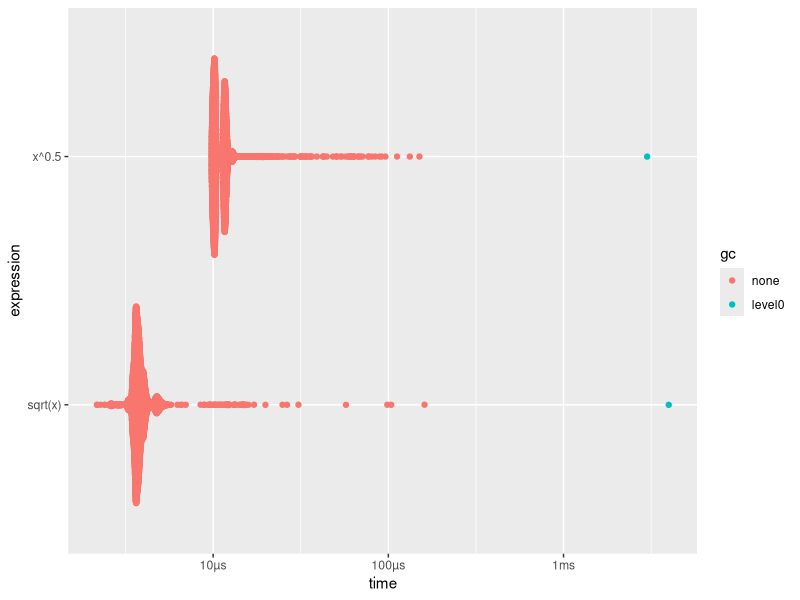

The R source for this figure:
## ---- chunk 1
x <- runif(1000)
sqrt_bench <- bench::mark(
  sqrt(x),
  x ^ 0.5
)

sqrt_bench
## ---- chunk 2
colnames(sqrt_bench)
## ---- chunk 3
library(ggplot2)
library(ggbeeswarm)
library(tidyr)
## ---- chunk 4
plot(sqrt_bench) # requires ggplot2, tidyr and ggbeeswarm to be installed 
## ---- chunk 5
bm <- bench::mark(
  sqrt(x),
  x ^ 0.5,
  x ^ (1 / 2),
  exp(log(x) / 2)
)

bm[order(bm$median), ]
## ---- chunk 6
bp <- bench::press(
  n = c(10, 100, 1000), 
  k = c(100, 10, 1),
  bench::mark(gl(n, k)), # gl creates a factor with repeated levels
  .quiet = TRUE # don't print progress messages
)

bp
## ---- chunk 7
gl(2, 3)
